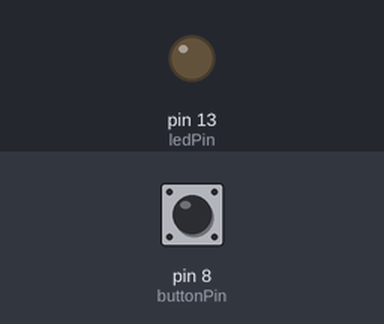
Bench run of a sketch on a simulated Arduino Uno, built with avr-gcc and run on an emulated ATmega328P. Parts: output pins drawn as LEDs (lit = HIGH). Inputs (shaded band) come from the test bench; at power-on: pin 8 (buttonPin) HIGH.

Above: at 1.2 s.
1.3 s: pin 8 (buttonPin) pulled LOW for 0.15 s
At 1.37 s:
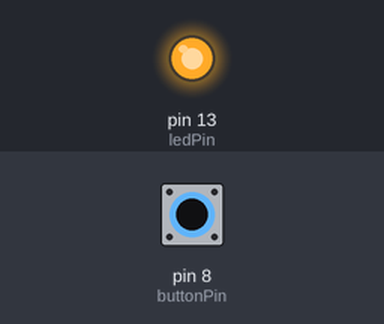
2.9 s: pin 8 (buttonPin) pulled LOW for 3.2 s
At 7.3 s:
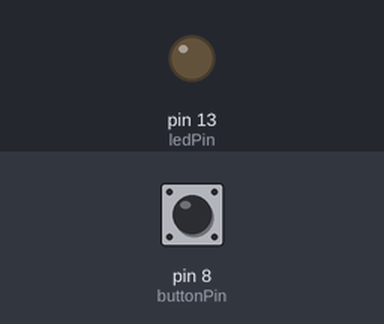
Timing chart, 0 to 8.8 s (numbered marks = the images above; inputs shaded):
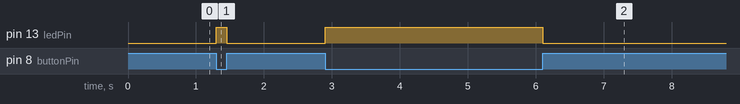

Measured:
- after the input at 1.3 s, pin 13 (ledPin): LOW → HIGH at once, → LOW 0.15 s later
- after the input at 2.9 s, pin 13 (ledPin): LOW → HIGH at once, → LOW 3.2 s later

The sketch:

Lab1b.ino
```cpp
const int buttonPin = 8;
const int ledPin = 13;

void setup()
{
  pinMode(buttonPin, INPUT_PULLUP);
  pinMode(ledPin, OUTPUT);
}

void loop()
{
  if (digitalRead(buttonPin) == LOW) {
    digitalWrite(ledPin, HIGH);
  } else {
    digitalWrite(ledPin, LOW);
  }
}
```
